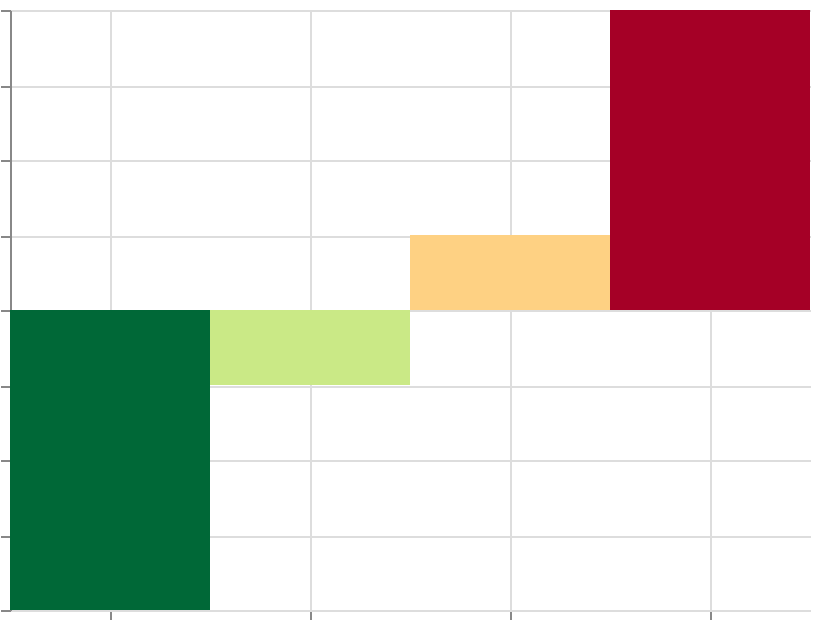

The Vega-Lite source for this figure:
### Vega specification from a JSON file in a GitHub repository (floating-point values rounded to 4 significant figures)
{"$schema": "https://vega.github.io/schema/vega/v6.json", "width": 400, "height": 300, "padding": 5, "autosize": "none", "data": [{"name": "table", "values": [{"cat": "A", "val": -20}, {"cat": "B", "val": -5}, {"cat": "C", "val": 5}, {"cat": "D", "val": 20}]}], "scales": [{"name": "x", "type": "band", "domain": {"data": "table", "field": "cat", "sort": true}, "range": "width"}, {"name": "y", "type": "linear", "domain": {"data": "table", "field": "val"}, "range": [{"signal": "height"}, 0], "zero": true, "nice": true}, {"name": "color", "type": "sequential", "domain": {"data": "table", "field": "val"}, "scheme": "redyellowgreen", "reverse": true}], "marks": [{"type": "rect", "from": {"data": "table"}, "encode": {"update": {"x": {"scale": "x", "field": "cat"}, "width": {"scale": "x", "band": 1}, "y": {"scale": "y", "field": "val"}, "y2": {"scale": "y", "value": 0}, "fill": {"scale": "color", "field": "val"}}}}], "axes": [{"scale": "x", "orient": "bottom", "grid": true, "labels": false}, {"scale": "y", "orient": "left", "grid": true, "labels": false}], "legends": [{"fill": "color"}]}
